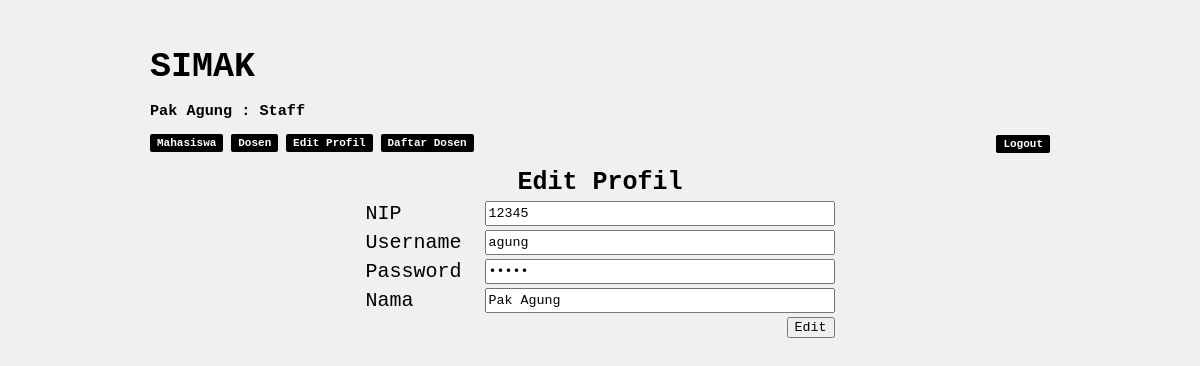
The app's page /edit.php (signed in) with its own data.
### tables this page shows
CREATE TABLE `user` (
  `KodeUser` varchar(20) NOT NULL,
  `Username` varchar(15) NOT NULL,
  `Pwd` varchar(20) NOT NULL,
  `Nama` varchar(100) NOT NULL,
  `Otoritas` enum('Dosen','Mahasiswa','Staff') NOT NULL,
  `Status` enum('Verifikasi','Meninggal','Putus Kontrak','Belum Bayar','Mutasi') NOT NULL
);

### edit.php (the view, shortened to what this page needs)
<html>
    <head>
        <link type="text/css" rel="stylesheet" href="css/style.css">
    </head>
    <body>
        <div class="container">
            <h2>SIMAK</h2>
            <?php
                include "koneksi.php";
                $User=$_SESSION['Username'];
                $kode=mysqli_query($koneksi,"select * from user where Username = '$User'");
                $data=mysqli_fetch_array($kode);
                $otoritas = $data['Otoritas'];
            ?>
            <h3 style="color: black">
              <?php echo $data['Nama']; ?> : <?php echo $data['Otoritas']; ?>
            </h3>
            <?php
              if ($otoritas == "Mahasiswa") {
                ?>
                  <a href='mahasiswa.php'>Mahasiswa</a>
                  <a href='dosen.php'>Dosen</a>
                  <a href='edit.php'>Edit Profil</a>
                  <a href='pembimbing.php'>Pembimbing</a>
                  <a href='dm.php'>Daftar Matakuliah</a>
                  <a href="pm.php">Pendaftaran Matakuliah</a>
                  <a href="kelas.php">Kelas</a>
                  <a href="jadwal.php">Jadwal</a>
                  <a href="logout.php" style="float: right;">Logout</a>
                <?php
              }elseif ($otoritas== "Staff") {
                ?>
                  <a href='mahasiswa.php'>Mahasiswa</a>
                  <a href='dosen.php'>Dosen</a>
                  <a href='edit.php'>Edit Profil</a>
                  <a href="home.php">Daftar Dosen</a>
                  <a href="logout.php" style="float: right;">Logout</a>
                <?php
              }
            ?>
            <?php
                    include "koneksi.php";
                    $kode1 = $data['KodeUser'];
                    $otoritas = $data['Otoritas'];
                    if ($otoritas == "Mahasiswa") {
                    $query_mysqli = mysqli_query($koneksi, "SELECT * FROM mahasiswa WHERE nim = $kode1")or die(mysql_error());
                    $nomor = 1;
                    while($data1 = mysqli_fetch_array($query_mysqli)){
                ?>
            <form name="edit" action="editmhs.php" method="POST">
            <table style="margin-top: 15px" align="center">
                <tr>
                    <th align="center" colspan="2" style="font-size: 25px">Edit Profil</th>
                </tr>
                <tr>
                    <td style="font-size: 20px; padding-right: 20px">NIM</td>
                    <td><input type="text" name="NIM" readonly style="width: 350px; height: 25px" value="<?php echo $data1['nim'] ?>"></td>
                </tr>
                <tr>
                    <td style="font-size: 20px; padding-right: 20px">Nama</td>
                    <td><input type="text" name="nama" style="width: 350px; height: 25px" value="<?php echo $data1['nama'] ?>"></td>
                </tr>
                <tr>
                    <td style="font-size: 20px; padding-right: 20px">JK</td>
                    <td>
                        <?php
                        include "koneksi.php";
                        $kode2 = $data['KodeUser'];
                        $query_mysqli1 = mysqli_query($koneksi, "SELECT * FROM mahasiswa WHERE nim = $kode2")or die(mysql_error());
                        $data2 = mysqli_fetch_array($query_mysqli1);
                        if ($data2['jk'] == "L") {
                            ?>
                                <input type='radio' name='jk' value='L' checked='checked'>Laki-laki
                                <input type="radio" name="jk" value="P">Perempuan
                            <?php
                        }else if ($data2['jk'] == "P") {
                            ?>
                                <input type='radio' name='jk' value='L'>Laki-laki
                                <input type="radio" name="jk" value="P" checked='checked'>Perempuan
                            <?php
                        }
                        ?>
                    </td>
                </tr>
                <tr>
                    <td style="font-size: 20px; padding-right: 20px">Tempat Lahir</td>
                    <td><input type="text" name="tmp" style="width: 350px; height: 25px" value="<?php echo $data1['tmp_lahir'] ?>"></td>
                </tr>
                <tr>
                    <td style="font-size: 20px; padding-right: 20px">Tanggal Lahir</td>
                    <td><input type="text" name="tgl" style="width: 350px; height: 25px" value="<?php echo $data1['tgl_lahir'] ?>"></td>
                </tr>
                <tr>
                    <td style="font-size: 20px; padding-right: 20px">Alamat</td>
                    <td><input type="text" name="alamat" style="width: 350px; height: 25px" value="<?php echo $data1['alamat'] ?>"></td>
                </tr>
                <tr>
                    <td style="font-size: 20px; padding-right: 20px">Agama</td>
                    <td><input type="text" name="agama" style="width: 350px; height: 25px" value="<?php echo $data1['agama'] ?>"></td>
                </tr>
                <tr>
                    <td style="font-size: 20px; padding-right: 20px">Telp</td>
                    <td><input type="text" name="telp" style="width: 350px; height: 25px" value="<?php echo $data1['no_telp'] ?>"></td>
                </tr>
                <tr>
                    <td style="font-size: 20px; padding-right: 20px">Fakultas</td>
                    <td><input type="text" name="fakultas" readonly style="width: 350px; height: 25px" value="<?php echo $data1['fakultas'] ?>"></td>
                </tr>
                <tr>
                    <td style="font-size: 20px; padding-right: 20px">Program Studi</td>
                    <td><input type="text" name="prodi" readonly style="width: 350px; height: 25px" value="<?php echo $data1['prodi'] ?>"></td>
                </tr>
                <tr>
                    <td></td>
                    <td align="right"><input type="submit" name="edit" value="Edit"></td>
                </tr>
                <?php
                    }
                  }else if ($otoritas == "Staff") {
                      $query_mysqli = mysqli_query($koneksi, "SELECT * FROM user WHERE KodeUser = $kode1")or die(mysql_error());
                    while($data1 = mysqli_fetch_array($query_mysqli)){
                     ?>
                    <form name="edit" action="editstaff.php" method="POST">
                    <table style="margin-top: 15px" align="center">
                        <tr>
                            <th align="center" colspan="2" style="font-size: 25px">Edit Profil</th>
                        </tr>
                        <tr>
                            <td style="font-size: 20px; padding-right: 20px">NIP</td>
                            <td><input type="text" name="KodeUser" readonly style="width: 350px; height: 25px" value="<?php echo $data1['KodeUser'] ?>"></td>
                        </tr>
                        <tr>
                            <td style="font-size: 20px; padding-right: 20px">Username</td>
                            <td><input type="text" name="username" readonly style="width: 350px; height: 25px" value="<?php echo $data1['Username'] ?>"></td>
                        </tr>
                        <tr>
                            <td style="font-size: 20px; padding-right: 20px">Password</td>
                            <td><input type="Password" name="pwd" style="width: 350px; height: 25px" value="<?php echo $data1['Pwd'] ?>"></td>
                        </tr>
                        <tr>
                            <td style="font-size: 20px; padding-right: 20px">Nama</td>
                            <td><input type="text" name="nama" style="width: 350px; height: 25px" value="<?php echo $data1['Nama'] ?>"></td>
                        </tr>
                        <tr>
                            <td></td>
                            <td align="right"><input type="submit" name="edit" value="Edit"></td>
                        </tr>
                        <?php
                            }
                          }
                        ?>
                    </table>
            </form>
        </div>
    </body>
</html>

### css/style.css (style rules this page uses)
* { font-family: monospace; }
body { background-color:#f0f0f0; }
.container { height: auto; padding: 10px; width: 900px; color: #fff; margin: auto; }
h2 { font-size: 35px; font-weight: bold; margin-bottom: 5px; color: black; }
a { text-decoration: none; color: white; background-color: #000000; padding: 3px; border-radius: 2px; font-size: 11px; font-weight: bold; padding: 3px 7px 3px 7px; }

### records on screen
user: Nama "Pak Agung", Otoritas "Staff", KodeUser "12345", username "agung", nama "Pak Agung"
